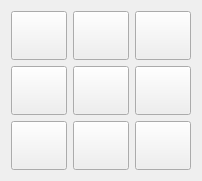
  <widget class="QWidget" name="layoutWidget_5">
   <property name="geometry">
    <rect>
     <x>450</x>
     <y>220</y>
     <width>202</width>
     <height>181</height>
    </rect>
   </property>
   <layout class="QGridLayout" name="gridLayout_23">
    <item row="0" column="0">
     <widget class="QPushButton" name="pB47">
      <property name="sizePolicy">
       <sizepolicy hsizetype="Expanding" vsizetype="Expanding">
        <horstretch>0</horstretch>
        <verstretch>0</verstretch>
       </sizepolicy>
      </property>
      <property name="text">
       <string/>
      </property>
     </widget>
    </item>
    <item row="0" column="1">
     <widget class="QPushButton" name="pB48">
      <property name="sizePolicy">
       <sizepolicy hsizetype="Expanding" vsizetype="Expanding">
        <horstretch>0</horstretch>
        <verstretch>0</verstretch>
       </sizepolicy>
      </property>
      <property name="text">
       <string/>
      </property>
     </widget>
    </item>
    <item row="0" column="2">
     <widget class="QPushButton" name="pB49">
      <property name="sizePolicy">
       <sizepolicy hsizetype="Expanding" vsizetype="Expanding">
        <horstretch>0</horstretch>
        <verstretch>0</verstretch>
       </sizepolicy>
      </property>
      <property name="text">
       <string/>
      </property>
     </widget>
    </item>
    <item row="1" column="0">
     <widget class="QPushButton" name="pB57">
      <property name="sizePolicy">
       <sizepolicy hsizetype="Expanding" vsizetype="Expanding">
        <horstretch>0</horstretch>
        <verstretch>0</verstretch>
       </sizepolicy>
      </property>
      <property name="text">
       <string/>
      </property>
     </widget>
    </item>
    <item row="1" column="1">
     <widget class="QPushButton" name="pB58">
      <property name="sizePolicy">
       <sizepolicy hsizetype="Expanding" vsizetype="Expanding">
        <horstretch>0</horstretch>
        <verstretch>0</verstretch>
       </sizepolicy>
      </property>
      <property name="text">
       <string/>
      </property>
     </widget>
    </item>
    <item row="1" column="2">
     <widget class="QPushButton" name="pB59">
      <property name="sizePolicy">
       <sizepolicy hsizetype="Expanding" vsizetype="Expanding">
        <horstretch>0</horstretch>
        <verstretch>0</verstretch>
       </sizepolicy>
      </property>
      <property name="text">
       <string/>
      </property>
     </widget>
    </item>
    <item row="2" column="0">
     <widget class="QPushButton" name="pB67">
      <property name="sizePolicy">
       <sizepolicy hsizetype="Expanding" vsizetype="Expanding">
        <horstretch>0</horstretch>
        <verstretch>0</verstretch>
       </sizepolicy>
      </property>
      <property name="text">
       <string/>
      </property>
     </widget>
    </item>
    <item row="2" column="1">
     <widget class="QPushButton" name="pB68">
      <property name="sizePolicy">
       <sizepolicy hsizetype="Expanding" vsizetype="Expanding">
        <horstretch>0</horstretch>
        <verstretch>0</verstretch>
       </sizepolicy>
      </property>
      <property name="text">
       <string/>
      </property>
     </widget>
    </item>
    <item row="2" column="2">
     <widget class="QPushButton" name="pB69">
      <property name="sizePolicy">
       <sizepolicy hsizetype="Expanding" vsizetype="Expanding">
        <horstretch>0</horstretch>
        <verstretch>0</verstretch>
       </sizepolicy>
      </property>
      <property name="text">
       <string/>
      </property>
     </widget>
    </item>
   </layout>
  </widget>
